Frame 1 (no input): blank canvas, image omitted
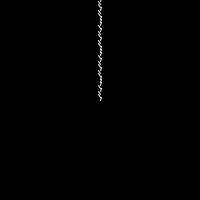
Frame 60 (the mouse pressed at the canvas centre just before this capture)
Frame 120 (the mouse held since frame 60 and released just before this capture): identical to frame 60, image omitted

The Processing sketch that drew this single still picture (run headless with seeded random() and noise(); from frame 60 on, the mouse is pressed at the canvas centre):

// Processing sketch: Lsys2
// ── Lsys2.pde
LSYS ls;

void setup(){
  size(200,200); 
  background(0);
  ls = new LSYS();
  stroke(255);
}

void draw(){
  ls.run();
}

class LSYS{
  float x = width/2,y=height/2,x2,y2;
  float seg = 3.0f;

  int[] sequence = {  
    0,1,0,0,1,0,1,1,1,0,0
  };

  float angle = radians(30.0f);
  int cnt;
  float len = 3.0;

  LSYS(){
   ;
  }

  void run(){
    compute(); 
    
  }

  void compute(){
    cnt++;
    cnt=cnt%(sequence.length-1);

    if(sequence[cnt]==0){
      R();  
    }
    else{
      L(); 
    }
  }

  void L(){
    translate(x,y);
    rotate(angle);
    line(0,-len,0,0);
    translate(0,-len);
    y-=len;
  }

  void R(){
    translate(x,y);   
    rotate(-angle);
    line(0,-len,0,0);
    translate(0,-len);
    y-=len;    
  }

}
